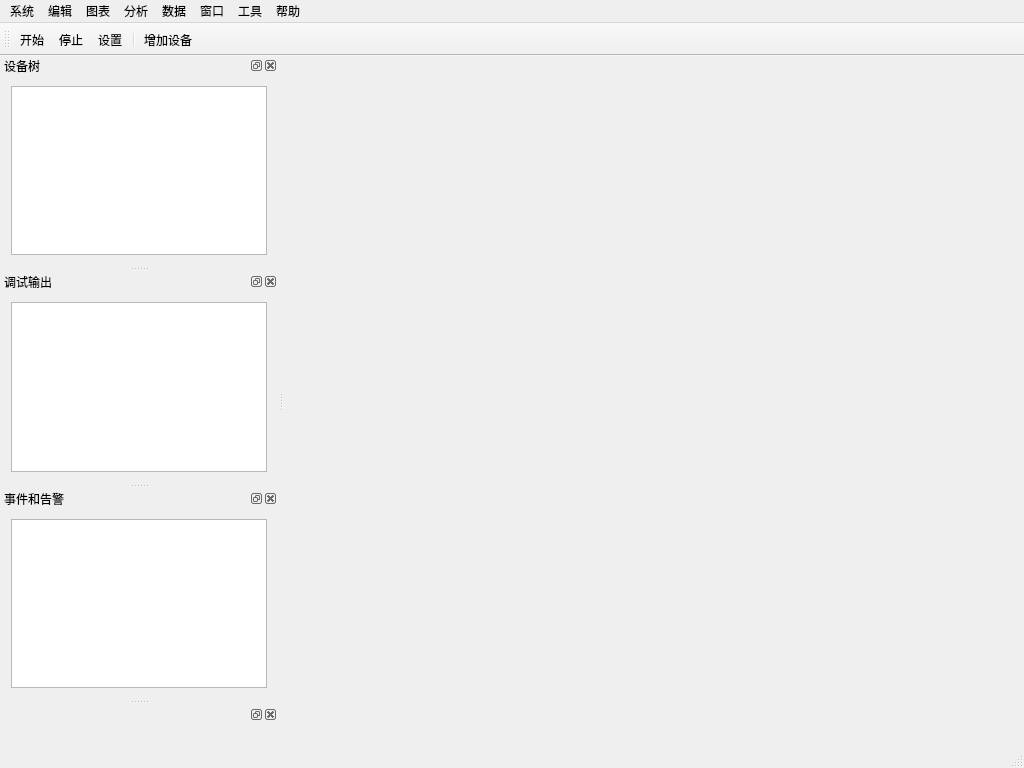
<?xml version="1.0" encoding="UTF-8"?>
<ui version="4.0">
 <class>MainWindow</class>
 <widget class="QMainWindow" name="MainWindow">
  <property name="geometry">
   <rect>
    <x>0</x>
    <y>0</y>
    <width>1024</width>
    <height>768</height>
   </rect>
  </property>
  <property name="sizePolicy">
   <sizepolicy hsizetype="Expanding" vsizetype="Expanding">
    <horstretch>0</horstretch>
    <verstretch>0</verstretch>
   </sizepolicy>
  </property>
  <property name="minimumSize">
   <size>
    <width>1024</width>
    <height>768</height>
   </size>
  </property>
  <property name="windowTitle">
   <string>LiteSolar</string>
  </property>
  <property name="windowIcon">
   <iconset>
    <normaloff>:/image/prefix1/rc/ic_launcher.png</normaloff>:/image/prefix1/rc/ic_launcher.png</iconset>
  </property>
  <property name="documentMode">
   <bool>false</bool>
  </property>
  <widget class="QWidget" name="centralWidget">
   <property name="sizePolicy">
    <sizepolicy hsizetype="Expanding" vsizetype="Expanding">
     <horstretch>0</horstretch>
     <verstretch>0</verstretch>
    </sizepolicy>
   </property>
   <property name="layoutDirection">
    <enum>Qt::LeftToRight</enum>
   </property>
   <property name="autoFillBackground">
    <bool>true</bool>
   </property>
  </widget>
  <widget class="QMenuBar" name="menuBar">
   <property name="geometry">
    <rect>
     <x>0</x>
     <y>0</y>
     <width>1024</width>
     <height>23</height>
    </rect>
   </property>
   <widget class="QMenu" name="menuFile">
    <property name="title">
     <string>系统</string>
    </property>
    <addaction name="actionBegin"/>
    <addaction name="actionStop"/>
    <addaction name="separator"/>
    <addaction name="actionSetting"/>
    <addaction name="separator"/>
    <addaction name="actionImport"/>
    <addaction name="actionExport"/>
    <addaction name="separator"/>
    <addaction name="actionExit"/>
   </widget>
   <widget class="QMenu" name="menuDevice">
    <property name="title">
     <string>编辑</string>
    </property>
    <addaction name="actionNewUnit"/>
    <addaction name="actionEditUnit"/>
    <addaction name="separator"/>
    <addaction name="action3"/>
    <addaction name="action4"/>
    <addaction name="action5"/>
    <addaction name="separator"/>
    <addaction name="action6"/>
   </widget>
   <widget class="QMenu" name="menuData">
    <property name="title">
     <string>数据</string>
    </property>
    <widget class="QMenu" name="menu_3">
     <property name="title">
      <string>导出</string>
     </property>
     <addaction name="actionDdfdf"/>
    </widget>
    <addaction name="action4_2"/>
    <addaction name="action5_2"/>
    <addaction name="separator"/>
    <addaction name="menu_3"/>
    <addaction name="action7"/>
   </widget>
   <widget class="QMenu" name="menuHelp">
    <property name="title">
     <string>帮助</string>
    </property>
    <addaction name="actionOffical"/>
    <addaction name="actionHelp"/>
    <addaction name="separator"/>
    <addaction name="actionAbout"/>
   </widget>
   <widget class="QMenu" name="menu">
    <property name="title">
     <string>工具</string>
    </property>
    <addaction name="actionModbus"/>
   </widget>
   <widget class="QMenu" name="menuForm">
    <property name="title">
     <string>窗口</string>
    </property>
    <addaction name="actionMain"/>
    <addaction name="actionTree"/>
    <addaction name="actionDebug"/>
    <addaction name="separator"/>
    <addaction name="actionShow"/>
    <addaction name="actionHide"/>
   </widget>
   <widget class="QMenu" name="menuChart">
    <property name="title">
     <string>图表</string>
    </property>
    <addaction name="action1_2"/>
    <addaction name="action2_2"/>
    <addaction name="action3_2"/>
   </widget>
   <widget class="QMenu" name="menu_2">
    <property name="title">
     <string>分析</string>
    </property>
    <addaction name="actionPower"/>
   </widget>
   <addaction name="menuFile"/>
   <addaction name="menuDevice"/>
   <addaction name="menuChart"/>
   <addaction name="menu_2"/>
   <addaction name="menuData"/>
   <addaction name="menuForm"/>
   <addaction name="menu"/>
   <addaction name="menuHelp"/>
  </widget>
  <widget class="QToolBar" name="toolBar">
   <property name="windowTitle">
    <string>toolBar</string>
   </property>
   <property name="toolButtonStyle">
    <enum>Qt::ToolButtonTextUnderIcon</enum>
   </property>
   <attribute name="toolBarArea">
    <enum>TopToolBarArea</enum>
   </attribute>
   <attribute name="toolBarBreak">
    <bool>false</bool>
   </attribute>
   <addaction name="action"/>
   <addaction name="action_2"/>
   <addaction name="action_3"/>
   <addaction name="separator"/>
   <addaction name="action_4"/>
  </widget>
  <widget class="QStatusBar" name="statusBar"/>
  <widget class="QDockWidget" name="dockWidgetTree">
   <property name="windowTitle">
    <string>设备树</string>
   </property>
   <attribute name="dockWidgetArea">
    <number>1</number>
   </attribute>
   <widget class="QWidget" name="dockWidgetContents">
    <property name="sizePolicy">
     <sizepolicy hsizetype="Expanding" vsizetype="Expanding">
      <horstretch>0</horstretch>
      <verstretch>0</verstretch>
     </sizepolicy>
    </property>
    <layout class="QGridLayout" name="gridLayout">
     <item row="0" column="0">
      <widget class="QTreeWidget" name="treeWidget">
       <property name="minimumSize">
        <size>
         <width>100</width>
         <height>0</height>
        </size>
       </property>
       <property name="maximumSize">
        <size>
         <width>16777215</width>
         <height>16777215</height>
        </size>
       </property>
       <property name="headerHidden">
        <bool>true</bool>
       </property>
       <column>
        <property name="text">
         <string notr="true">1</string>
        </property>
       </column>
      </widget>
     </item>
    </layout>
   </widget>
  </widget>
  <widget class="QDockWidget" name="dockWidgetOutput">
   <property name="windowTitle">
    <string>调试输出</string>
   </property>
   <attribute name="dockWidgetArea">
    <number>1</number>
   </attribute>
   <widget class="QWidget" name="dockWidgetContents_2">
    <property name="sizePolicy">
     <sizepolicy hsizetype="Expanding" vsizetype="Expanding">
      <horstretch>0</horstretch>
      <verstretch>0</verstretch>
     </sizepolicy>
    </property>
    <layout class="QGridLayout" name="gridLayout_2">
     <item row="0" column="0">
      <widget class="QListView" name="listView"/>
     </item>
    </layout>
   </widget>
  </widget>
  <widget class="QDockWidget" name="dockWidgetAlarms">
   <property name="windowTitle">
    <string>事件和告警</string>
   </property>
   <attribute name="dockWidgetArea">
    <number>1</number>
   </attribute>
   <widget class="QWidget" name="dockWidgetContents_4">
    <layout class="QGridLayout" name="gridLayout_5">
     <item row="0" column="0">
      <widget class="QListView" name="listView_2"/>
     </item>
    </layout>
   </widget>
  </widget>
  <widget class="QDockWidget" name="dockWidgetMain">
   <attribute name="dockWidgetArea">
    <number>1</number>
   </attribute>
   <widget class="QWidget" name="dockWidgetContents_5">
    <layout class="QGridLayout" name="gridLayout_4">
     <item row="0" column="0">
      <widget class="QStackedWidget" name="stackedWidget">
       <widget class="QWidget" name="page"/>
       <widget class="QWidget" name="page_2"/>
      </widget>
     </item>
    </layout>
   </widget>
  </widget>
  <action name="actionBegin">
   <property name="text">
    <string>开始通讯</string>
   </property>
   <property name="toolTip">
    <string>开始通讯</string>
   </property>
  </action>
  <action name="action">
   <property name="icon">
    <iconset resource="solar.qrc">
     <normaloff>:/image/rc/icon-play.png</normaloff>:/image/rc/icon-play.png</iconset>
   </property>
   <property name="text">
    <string>开始</string>
   </property>
  </action>
  <action name="action_2">
   <property name="icon">
    <iconset resource="solar.qrc">
     <normaloff>:/image/rc/icon-stop.png</normaloff>:/image/rc/icon-stop.png</iconset>
   </property>
   <property name="text">
    <string>停止</string>
   </property>
  </action>
  <action name="action_3">
   <property name="icon">
    <iconset resource="solar.qrc">
     <normaloff>:/image/rc/edit-device.png</normaloff>:/image/rc/edit-device.png</iconset>
   </property>
   <property name="text">
    <string>设置</string>
   </property>
  </action>
  <action name="action_4">
   <property name="icon">
    <iconset resource="solar.qrc">
     <normaloff>:/image/rc/iocn-add.png</normaloff>:/image/rc/iocn-add.png</iconset>
   </property>
   <property name="text">
    <string>增加设备</string>
   </property>
  </action>
  <action name="actionOffical">
   <property name="text">
    <string>官网</string>
   </property>
  </action>
  <action name="actionHelp">
   <property name="text">
    <string>帮助</string>
   </property>
  </action>
  <action name="actionAbout">
   <property name="text">
    <string>关于</string>
   </property>
  </action>
  <action name="actionStop">
   <property name="text">
    <string>停止通讯</string>
   </property>
   <property name="toolTip">
    <string>停止通讯</string>
   </property>
  </action>
  <action name="actionSetting">
   <property name="text">
    <string>系统设置</string>
   </property>
   <property name="toolTip">
    <string>系统设置</string>
   </property>
  </action>
  <action name="actionExit">
   <property name="text">
    <string>退出</string>
   </property>
   <property name="toolTip">
    <string>退出</string>
   </property>
  </action>
  <action name="actionNewUnit">
   <property name="text">
    <string>新建分区</string>
   </property>
   <property name="toolTip">
    <string>新建分区</string>
   </property>
  </action>
  <action name="actionEditUnit">
   <property name="text">
    <string>编辑分区</string>
   </property>
   <property name="toolTip">
    <string>编辑分区</string>
   </property>
  </action>
  <action name="action3">
   <property name="text">
    <string>新建设备</string>
   </property>
   <property name="toolTip">
    <string>新建设备</string>
   </property>
  </action>
  <action name="action4">
   <property name="text">
    <string>修改设备</string>
   </property>
   <property name="toolTip">
    <string>修改设备</string>
   </property>
  </action>
  <action name="action5">
   <property name="text">
    <string>删除设备</string>
   </property>
   <property name="toolTip">
    <string>删除设备</string>
   </property>
  </action>
  <action name="action6">
   <property name="text">
    <string>批量删除设备</string>
   </property>
   <property name="toolTip">
    <string>批量删除设备</string>
   </property>
  </action>
  <action name="action1_2">
   <property name="text">
    <string>实时曲线</string>
   </property>
   <property name="toolTip">
    <string>实时曲线</string>
   </property>
  </action>
  <action name="action2_2">
   <property name="text">
    <string>历史曲线</string>
   </property>
   <property name="toolTip">
    <string>历史曲线</string>
   </property>
  </action>
  <action name="action3_2">
   <property name="text">
    <string>发电统计</string>
   </property>
   <property name="toolTip">
    <string>发电统计</string>
   </property>
  </action>
  <action name="action4_2">
   <property name="text">
    <string>历史数据</string>
   </property>
   <property name="toolTip">
    <string>历史数据</string>
   </property>
  </action>
  <action name="action5_2">
   <property name="text">
    <string>历史事件</string>
   </property>
   <property name="toolTip">
    <string>历史事件</string>
   </property>
  </action>
  <action name="action7">
   <property name="text">
    <string>光伏报表</string>
   </property>
   <property name="toolTip">
    <string>光伏报表</string>
   </property>
  </action>
  <action name="actionDdfdf">
   <property name="text">
    <string>数据导出</string>
   </property>
   <property name="toolTip">
    <string>数据导出</string>
   </property>
  </action>
  <action name="actionExport">
   <property name="text">
    <string>导出</string>
   </property>
  </action>
  <action name="actionImport">
   <property name="text">
    <string>导入</string>
   </property>
  </action>
  <action name="actionModbus">
   <property name="text">
    <string>Modbus地址探测</string>
   </property>
  </action>
  <action name="actionMain">
   <property name="text">
    <string>主窗口</string>
   </property>
  </action>
  <action name="actionTree">
   <property name="text">
    <string>设备树</string>
   </property>
  </action>
  <action name="actionDebug">
   <property name="text">
    <string>调试输出窗口</string>
   </property>
  </action>
  <action name="actionPower">
   <property name="text">
    <string>功率分析</string>
   </property>
  </action>
  <action name="actionShow">
   <property name="text">
    <string>显示所有</string>
   </property>
  </action>
  <action name="actionHide">
   <property name="text">
    <string>隐藏所有</string>
   </property>
  </action>
 </widget>
 <layoutdefault spacing="6" margin="11"/>
 <resources>
  <include location="solar.qrc"/>
 </resources>
 <connections/>
</ui>
